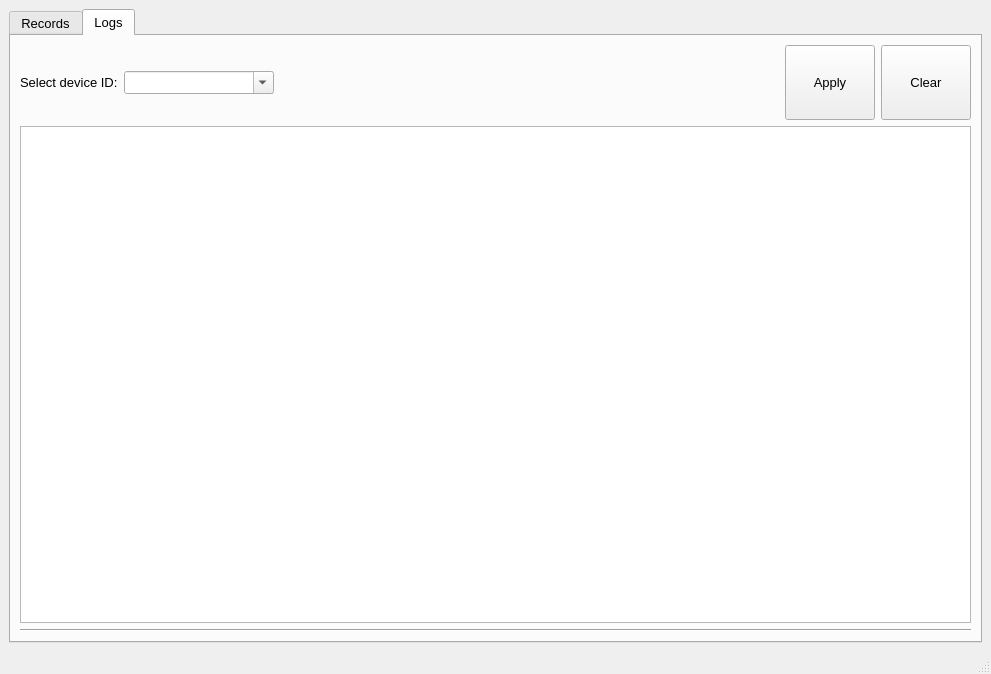
<?xml version="1.0" encoding="UTF-8"?>
<ui version="4.0">
 <class>MainWindow</class>
 <widget class="QMainWindow" name="MainWindow">
  <property name="geometry">
   <rect>
    <x>0</x>
    <y>0</y>
    <width>991</width>
    <height>674</height>
   </rect>
  </property>
  <property name="windowTitle">
   <string>MainWindow</string>
  </property>
  <widget class="QWidget" name="centralwidget">
   <layout class="QGridLayout" name="gridLayout">
    <item row="0" column="0">
     <widget class="QTabWidget" name="tabs">
      <property name="font">
       <font>
        <pointsize>10</pointsize>
        <bold>false</bold>
       </font>
      </property>
      <property name="cursor">
       <cursorShape>ArrowCursor</cursorShape>
      </property>
      <property name="currentIndex">
       <number>1</number>
      </property>
      <widget class="QWidget" name="tab_records">
       <attribute name="title">
        <string>Records</string>
       </attribute>
       <layout class="QGridLayout" name="gridLayout_3">
        <item row="0" column="0">
         <widget class="QTableView" name="tv_mainTableView">
          <property name="font">
           <font>
            <pointsize>10</pointsize>
            <bold>false</bold>
           </font>
          </property>
         </widget>
        </item>
        <item row="1" column="0">
         <layout class="QGridLayout" name="gridLayout_2">
          <item row="0" column="4" rowspan="3">
           <widget class="QPushButton" name="btn_addRecord">
            <property name="minimumSize">
             <size>
              <width>80</width>
              <height>60</height>
             </size>
            </property>
            <property name="font">
             <font>
              <pointsize>10</pointsize>
              <bold>false</bold>
             </font>
            </property>
            <property name="cursor">
             <cursorShape>PointingHandCursor</cursorShape>
            </property>
            <property name="text">
             <string>New</string>
            </property>
           </widget>
          </item>
          <item row="1" column="1">
           <widget class="QRadioButton" name="rb_show1h">
            <property name="font">
             <font>
              <pointsize>10</pointsize>
              <bold>false</bold>
             </font>
            </property>
            <property name="cursor">
             <cursorShape>PointingHandCursor</cursorShape>
            </property>
            <property name="text">
             <string>100</string>
            </property>
            <property name="checked">
             <bool>false</bool>
            </property>
           </widget>
          </item>
          <item row="1" column="0">
           <widget class="QLabel" name="lbl_showLast">
            <property name="sizePolicy">
             <sizepolicy hsizetype="Preferred" vsizetype="Fixed">
              <horstretch>0</horstretch>
              <verstretch>0</verstretch>
             </sizepolicy>
            </property>
            <property name="font">
             <font>
              <pointsize>10</pointsize>
              <bold>false</bold>
             </font>
            </property>
            <property name="text">
             <string>Show last: </string>
            </property>
           </widget>
          </item>
          <item row="0" column="2">
           <spacer name="horizontalSpacer">
            <property name="font">
             <font>
              <pointsize>10</pointsize>
              <bold>false</bold>
             </font>
            </property>
            <property name="orientation">
             <enum>Qt::Horizontal</enum>
            </property>
            <property name="sizeHint" stdset="0">
             <size>
              <width>40</width>
              <height>20</height>
             </size>
            </property>
           </spacer>
          </item>
          <item row="2" column="1">
           <widget class="QRadioButton" name="rb_show1k">
            <property name="font">
             <font>
              <pointsize>10</pointsize>
              <bold>false</bold>
             </font>
            </property>
            <property name="cursor">
             <cursorShape>PointingHandCursor</cursorShape>
            </property>
            <property name="text">
             <string>1000</string>
            </property>
            <property name="checked">
             <bool>true</bool>
            </property>
           </widget>
          </item>
          <item row="0" column="1">
           <widget class="QRadioButton" name="rb_show1d">
            <property name="font">
             <font>
              <pointsize>10</pointsize>
              <bold>false</bold>
             </font>
            </property>
            <property name="cursor">
             <cursorShape>PointingHandCursor</cursorShape>
            </property>
            <property name="text">
             <string>10</string>
            </property>
            <property name="checked">
             <bool>false</bool>
            </property>
           </widget>
          </item>
          <item row="0" column="3" rowspan="3">
           <widget class="QPushButton" name="btn_refresh">
            <property name="minimumSize">
             <size>
              <width>80</width>
              <height>60</height>
             </size>
            </property>
            <property name="font">
             <font>
              <pointsize>10</pointsize>
              <bold>false</bold>
             </font>
            </property>
            <property name="cursor">
             <cursorShape>PointingHandCursor</cursorShape>
            </property>
            <property name="text">
             <string>Refresh</string>
            </property>
           </widget>
          </item>
         </layout>
        </item>
       </layout>
      </widget>
      <widget class="QWidget" name="tab_logs">
       <attribute name="title">
        <string>Logs</string>
       </attribute>
       <layout class="QGridLayout" name="gridLayout_9">
        <item row="1" column="0">
         <layout class="QGridLayout" name="gridLayout_7">
          <item row="1" column="0">
           <widget class="Line" name="line">
            <property name="orientation">
             <enum>Qt::Horizontal</enum>
            </property>
           </widget>
          </item>
          <item row="0" column="0">
           <widget class="QTableView" name="tv_result">
            <property name="font">
             <font>
              <pointsize>10</pointsize>
              <bold>false</bold>
             </font>
            </property>
           </widget>
          </item>
         </layout>
        </item>
        <item row="0" column="0">
         <layout class="QGridLayout" name="gridLayout_5">
          <item row="0" column="1">
           <spacer name="horizontalSpacer_2">
            <property name="orientation">
             <enum>Qt::Horizontal</enum>
            </property>
            <property name="sizeHint" stdset="0">
             <size>
              <width>60</width>
              <height>20</height>
             </size>
            </property>
           </spacer>
          </item>
          <item row="0" column="0">
           <layout class="QGridLayout" name="gridLayout_4">
            <item row="1" column="0">
             <widget class="QLabel" name="lbl_carNumber">
              <property name="font">
               <font>
                <pointsize>10</pointsize>
                <bold>false</bold>
               </font>
              </property>
              <property name="text">
               <string>Select device ID:</string>
              </property>
             </widget>
            </item>
            <item row="1" column="1">
             <widget class="QComboBox" name="combo_deviceId">
              <property name="minimumSize">
               <size>
                <width>150</width>
                <height>0</height>
               </size>
              </property>
              <property name="font">
               <font>
                <pointsize>10</pointsize>
                <bold>false</bold>
               </font>
              </property>
              <property name="editable">
               <bool>true</bool>
              </property>
             </widget>
            </item>
           </layout>
          </item>
          <item row="0" column="2">
           <widget class="QPushButton" name="btn_apply">
            <property name="minimumSize">
             <size>
              <width>90</width>
              <height>75</height>
             </size>
            </property>
            <property name="cursor">
             <cursorShape>PointingHandCursor</cursorShape>
            </property>
            <property name="text">
             <string>Apply</string>
            </property>
           </widget>
          </item>
          <item row="0" column="3">
           <widget class="QPushButton" name="btn_clear">
            <property name="minimumSize">
             <size>
              <width>90</width>
              <height>75</height>
             </size>
            </property>
            <property name="text">
             <string>Clear</string>
            </property>
           </widget>
          </item>
         </layout>
        </item>
       </layout>
       <zorder></zorder>
       <zorder></zorder>
      </widget>
     </widget>
    </item>
   </layout>
  </widget>
  <widget class="QMenuBar" name="menubar">
   <property name="geometry">
    <rect>
     <x>0</x>
     <y>0</y>
     <width>991</width>
     <height>22</height>
    </rect>
   </property>
  </widget>
  <widget class="QStatusBar" name="statusbar"/>
 </widget>
 <resources/>
 <connections/>
</ui>
